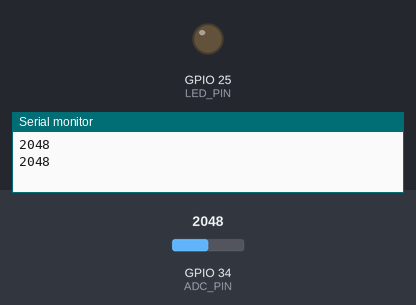
A sketch run on a simulated ESP32. Shown: output pins drawn as LEDs (lit = HIGH), the last lines printed to the serial monitor. The inputs (shaded band) are chosen by the test bench; at power-on: GPIO 34 (ADC_PIN) = 2048.

Above: at 2.8 s.
2.9 s: GPIO 34 (ADC_PIN) set to 1558
6.7 s: GPIO 34 (ADC_PIN) set to 1472
At 10.5 s:
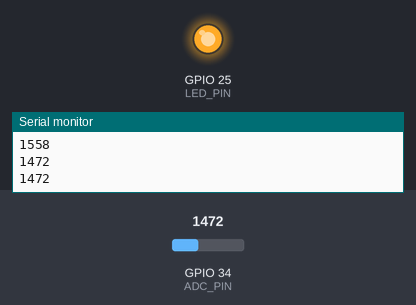
11.0 s: GPIO 34 (ADC_PIN) set to 1540
At 14.7 s:
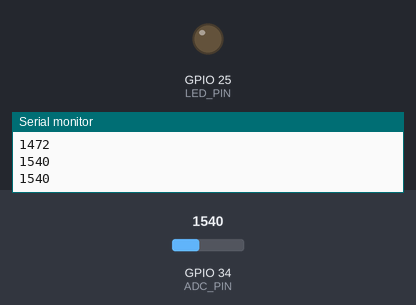
15.0 s: GPIO 34 (ADC_PIN) set to 1460
At 17.8 s:
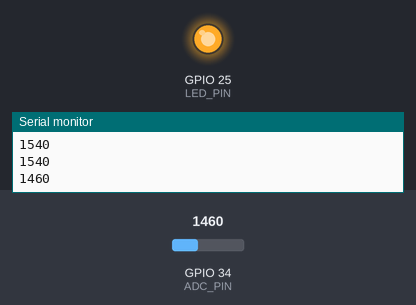
Timing chart, 0 to 19.3 s (numbered marks = the images above; inputs shaded):
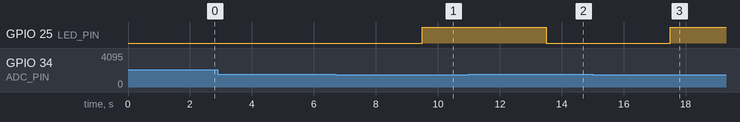

Measured:
- the behaviour switches between 1500 and 1499 on GPIO 34 (ADC_PIN) (found by bisection; images 0 and 1)
- after the input at 6.7 s, GPIO 25 (LED_PIN): LOW → HIGH after 2.8 s
- after the input at 11.0 s, GPIO 25 (LED_PIN): HIGH → LOW after 2.5 s
- after the input at 15.0 s, GPIO 25 (LED_PIN): LOW → HIGH after 2.5 s

The sketch:

lab2.1.ino
```cpp
#include <Arduino.h>

#define ADC_PIN 34
#define LED_PIN 25

int read()
{
  return analogRead(ADC_PIN);
}

void setup()
{
  Serial.begin(115200);
  pinMode(LED_PIN, OUTPUT);
}

void loop()
{
  int value = read();
  Serial.println(value);
  delay(1500);
  if (value >= 1500)
  {
    dacWrite(LED_PIN, 0);
  }
  else
  {
    dacWrite(LED_PIN, 255);
  }
  delay(500);
}
```
